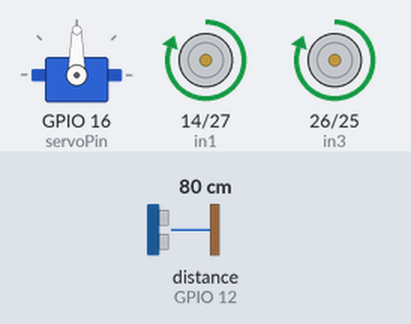
Simulated run of this sketch. Board: ESP32. On the bench: servo, motor-driver pin pairs drawn as motors (green arrow = first pin HIGH = forward, orange = second pin HIGH = backward, longer = more drive). Wiring (inferred from the names in the program): ultrasonic range finder: trigger GPIO 13; echo GPIO 12. The test bench sets the inputs (shaded band); at power-on: distance to the obstacle (sensor on GPIO 12) 80 cm. The echo pulse lasts 58.3 µs per cm.

Above: at 1.8 s.
1.9 s: distance to the obstacle (sensor on GPIO 12) set to 23 cm
3.4 s: distance to the obstacle (sensor on GPIO 12) set to 18 cm
At 4.9 s:
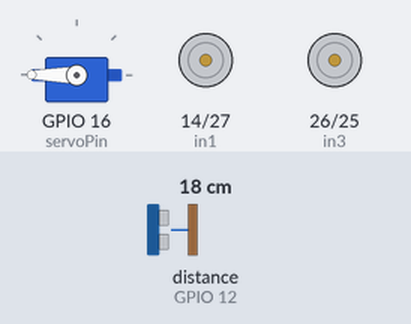
At 6.3 s:
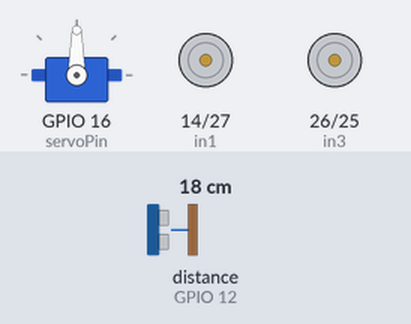
6.5 s: distance to the obstacle (sensor on GPIO 12) set to 35 cm
9.6 s: distance to the obstacle (sensor on GPIO 12) set to 2 cm
At 10.8 s:
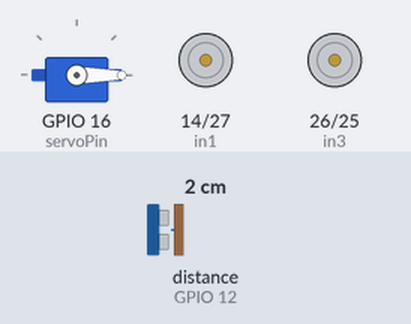
12.7 s: distance to the obstacle (sensor on GPIO 12) set to 60 cm
Timing chart, 0 to 16.8 s (numbered marks = the images above; inputs shaded):
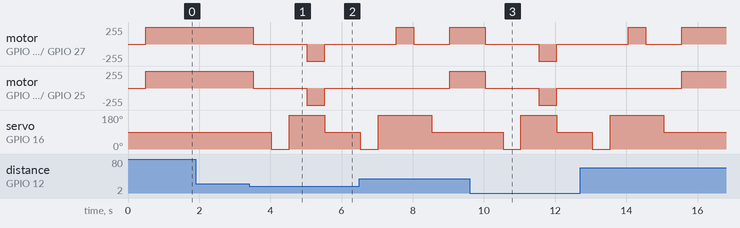

The sketch:

Robot_2.ino
```cpp
//Autonomous Robot with ULTRASONIC SENSOR ,Servo Motor and ESP32,L298N

#include <Servo.h>

// Motor pins
int in1 = 14;
int in2 = 27;
int in3 = 26;
int in4 = 25;

// Ultrasonic sensor pins
int trigPin = 13;
int echoPin = 12;

// Servo motor pin
int servoPin = 16;

long duration;
int distance, distanceFront, distanceLeft, distanceRight;
Servo myservo;

void setup() {
  pinMode(in1, OUTPUT);
  pinMode(in2, OUTPUT);
  pinMode(in3, OUTPUT);
  pinMode(in4, OUTPUT);

  pinMode(trigPin, OUTPUT);
  pinMode(echoPin, INPUT);

  myservo.attach(servoPin);

  Serial.begin(9600);
}

void loop() {
  distanceFront = getDistance(90);  // Check the front distance

  if (distanceFront < 20) {  // If obstacle is closer than 20 cm
    robotStop();
    delay(500);
    checkSurroundings();
    if (distanceLeft > distanceRight && distanceLeft > 20) {
      robotLeft();
    } else if (distanceRight > 20) {
      robotRight();
    } else {
      robotBack();
    }

    delay(500);
    robotStop();
  } else {
    robotFront();
  }
}
int getDistance(int angle) {
  myservo.write(angle);
  delay(500);  // Give time for the servo to reach the position

  // Send a pulse from the trig pin
  digitalWrite(trigPin, LOW);
  delayMicroseconds(2);

  digitalWrite(trigPin, HIGH);
  delayMicroseconds(10);
  digitalWrite(trigPin, LOW);
  duration = pulseIn(echoPin, HIGH);
  distance = duration * 0.034 / 2;
  return distance;
}

// Function to check surroundings by rotating the servo
void checkSurroundings() {
  distanceLeft = getDistance(0);  // Check left side distance
  distanceRight = getDistance(180);  // Check right side distance
}

// Move robot forward
void robotFront() {
  digitalWrite(in1, HIGH);
  digitalWrite(in2, LOW);
  digitalWrite(in3, HIGH);
  digitalWrite(in4, LOW);
}

// Move robot backward
void robotBack() {
  digitalWrite(in1, LOW);
  digitalWrite(in2, HIGH);
  digitalWrite(in3, LOW);
  digitalWrite(in4, HIGH);
}

// Turn robot left
void robotLeft() {
  digitalWrite(in1, LOW);
  digitalWrite(in2, LOW);
  digitalWrite(in3, HIGH);
  digitalWrite(in4, LOW);
  delay(500);
  robotStop();
}

// Turn robot right
void robotRight() {
  digitalWrite(in1, HIGH);
  digitalWrite(in2, LOW);
  digitalWrite(in3, LOW);
  digitalWrite(in4, LOW);
  delay(500);
  robotStop();
}

// Stop the robot
void robotStop() {
  digitalWrite(in1, LOW);
  digitalWrite(in2, LOW);
  digitalWrite(in3, LOW);
  digitalWrite(in4, LOW);
}
```

Measured:
- the behaviour switches between 21 and 20 cm on distance to the obstacle (sensor on GPIO 12) (found by bisection; images 0 and 1)
- after the input at 1.9 s, every drawn part: stays the same
- after the input at 3.4 s, motor on GPIO 14 (in1) / GPIO 27 (in2), motor on GPIO 26 (in3) / GPIO 25 (in4): forward 255/255 → stopped after 0.12 s, → backward 255/255 1.5 s later, → stopped 0.50 s later; servo on GPIO 16 (servoPin): 90° → 0° after 0.62 s, → 180° 0.50 s later, → 90° 1.0 s later
- after the input at 9.6 s, motor on GPIO 14 (in1) / GPIO 27 (in2), motor on GPIO 26 (in3) / GPIO 25 (in4): forward 255/255 → stopped after 0.44 s, → backward 255/255 1.5 s later, → stopped 0.50 s later; servo on GPIO 16 (servoPin): 90° → 0° after 0.94 s, → 180° 0.50 s later, → 90° 1.0 s later
